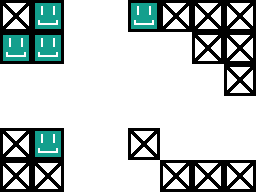

Tiled map render using the project's own tile images. Description and the whole map definition, tile-layer contents included, below:
An orthogonal 8x6 tile map with 32x32 px tiles, 2 tile layers (Tile Layer 1, Object).

<map version="1.0" tiledversion="1.1.4" orientation="orthogonal" renderorder="right-down" width="8" height="6" tilewidth="32" tileheight="32" infinite="0" nextobjectid="1">
 <tileset firstgid="1" source="tiles.tsx" />
 <layer name="Tile Layer 1" width="8" height="6">
  <data encoding="csv">
2,2,2,2,2,2,2,2,
2,2,2,2,2,2,2,2,
2,2,2,2,2,2,2,2,
2,2,2,2,2,2,2,2,
2,2,2,2,2,2,2,2,
2,2,2,2,2,2,2,2
</data>
 </layer>
 <layer name="Object" width="8" height="6">
  <data encoding="csv">
4,1,0,0,1,4,4,4,
1,1,0,0,0,0,4,4,
0,0,0,0,0,0,0,4,
0,0,0,0,0,0,0,0,
4,1,0,0,4,0,0,0,
4,4,0,0,0,4,4,4
</data>
 </layer>
</map>
